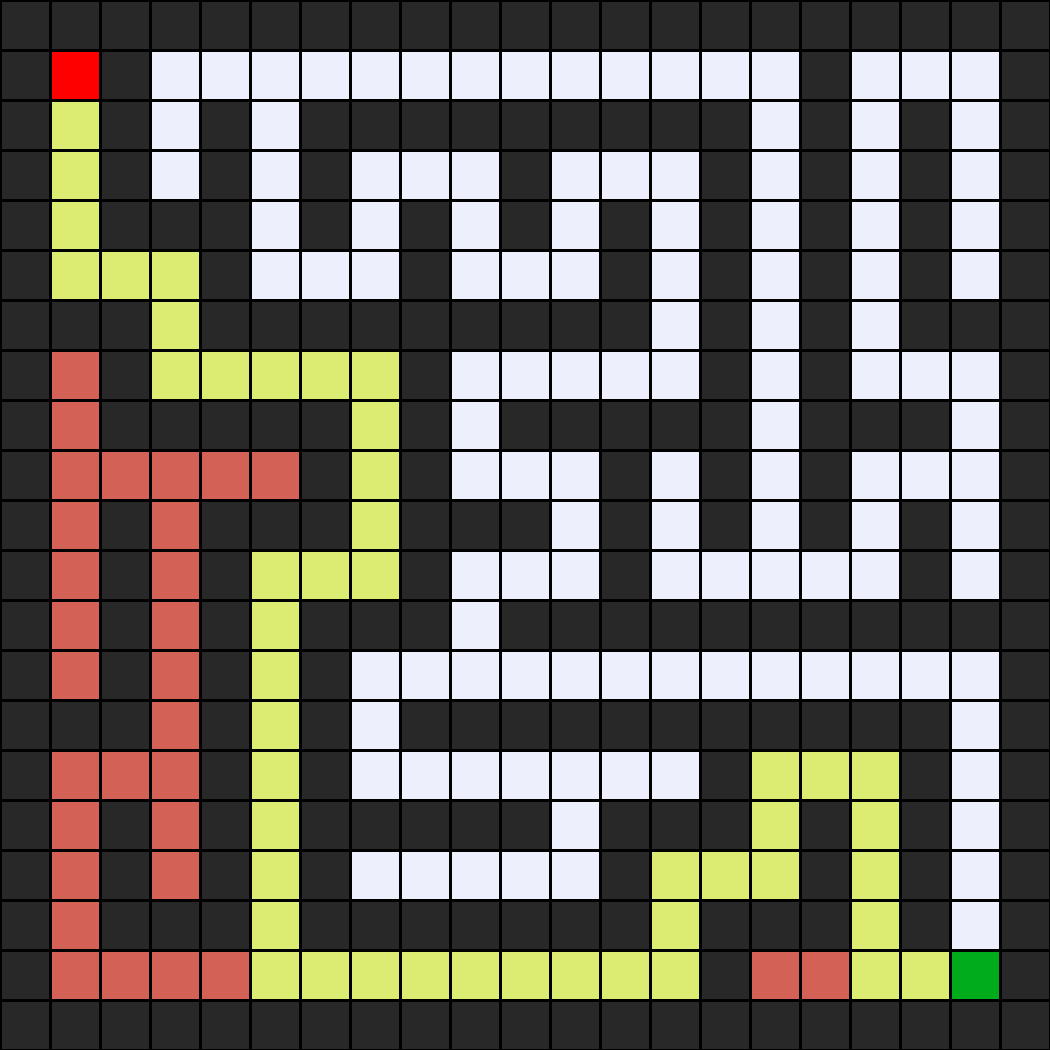

The script that saved this image:
import sys

class Node():
    def __init__(self, state, parent, action):
        self.state = state
        self.parent = parent
        self.action = action


class StackFrontier():
    def __init__(self):
        self.frontier = []

    def add(self, node):
        self.frontier.append(node)

    def contains_state(self, state):
        return any(node.state == state for node in self.frontier)

    def empty(self):
        return len(self.frontier) == 0

    def remove(self):
        if self.empty():
            raise Exception("empty frontier")
        else:
            node = self.frontier[-1]
            self.frontier = self.frontier[:-1]
            return node

class QueueFrontier(StackFrontier):

    def remove(self):
        if self.empty():
            raise Exception("empty frontier")
        else:
            node = self.frontier[0]
            self.frontier = self.frontier[1:]
            return node

class GBFSFrontier(StackFrontier):
    def __init__(self, goal):
        super().__init__()
        self.goal = goal  # نحتاج إحداثيات الهدف لحساب المسافة

    def h(self, state):
        """دالة التقدير (Heuristic): مسافة مانهاتن"""
        # حساب المسافة بين الخلية الحالية والهدف
        return abs(state[0] - self.goal[0]) + abs(state[1] - self.goal[1])

    def remove(self):
        """سحب العقدة الأقرب للهدف"""
        if self.empty():
            raise Exception("empty frontier")
        else:
            # نختار العقدة التي لديها أقل قيمة لـ h (الأقرب للهدف)
            node = min(self.frontier, key=lambda node: self.h(node.state))
            self.frontier.remove(node)
            return node
        
class AStarFrontier(StackFrontier):
    def __init__(self, goal):
        super().__init__()
        self.goal = goal

    def h(self, state):
        # مسافة مانهاتن (نفس دالة الـ Greedy)
        return abs(state[0] - self.goal[0]) + abs(state[1] - self.goal[1])

    def remove(self):
        if self.empty():
            raise Exception("empty frontier")
        else:
            # هنا السحر: نختار العقدة بناءً على مجموع (المسافة المقطوعة + المسافة المتبقية)
            # f(n) = g(n) + h(n)
            node = min(self.frontier, key=lambda node: node.cost + self.h(node.state))
            self.frontier.remove(node)
            return node

class Maze():

    def __init__(self, filename):

        # Read file and set height and width of maze
        with open(filename) as f:
            contents = f.read()

        # Validate start and goal
        if contents.count("A") != 1:
            raise Exception("maze must have exactly one start point")
        if contents.count("B") != 1:
            raise Exception("maze must have exactly one goal")

        # Determine height and width of maze
        contents = contents.splitlines()
        self.height = len(contents)
        self.width = max(len(line) for line in contents)

        # Keep track of walls
        self.walls = []
        for i in range(self.height):
            row = []
            for j in range(self.width):
                try:
                    if contents[i][j] == "A":
                        self.start = (i, j)
                        row.append(False)
                    elif contents[i][j] == "B":
                        self.goal = (i, j)
                        row.append(False)
                    elif contents[i][j] == " ":
                        row.append(False)
                    else:
                        row.append(True)
                except IndexError:
                    row.append(False)
            self.walls.append(row)

        self.solution = None


    def print(self):
        solution = self.solution[1] if self.solution is not None else None
        print()
        for i, row in enumerate(self.walls):
            for j, col in enumerate(row):
                if col:
                    print("█", end="")
                elif (i, j) == self.start:
                    print("A", end="")
                elif (i, j) == self.goal:
                    print("B", end="")
                elif solution is not None and (i, j) in solution:
                    print("*", end="")
                else:
                    print(" ", end="")
            print()
        print()


    def neighbors(self, state):
        row, col = state
        candidates = [
            ("up", (row - 1, col)),
            ("down", (row + 1, col)),
            ("left", (row, col - 1)),
            ("right", (row, col + 1))
        ]

        result = []
        for action, (r, c) in candidates:
            if 0 <= r < self.height and 0 <= c < self.width and not self.walls[r][c]:
                result.append((action, (r, c)))
        return result


    def solve(self):
        """Finds a solution to maze, if one exists."""

        # Keep track of number of states explored
        self.num_explored = 0

        # Initialize frontier to just the starting position
        start = Node(state=self.start, parent=None, action=None)
        #start.cost = 0  #Add cost attribute for A*
        frontier = QueueFrontier()                     #goal = self.goal   # Here To Change the Search Method
        frontier.add(start)

        # Initialize an empty explored set
        self.explored = set()

        # Keep looping until solution found
        while True:

            # If nothing left in frontier, then no path
            if frontier.empty():
                raise Exception("no solution")

            # Choose a node from the frontier
            node = frontier.remove()
            self.num_explored += 1

            # If node is the goal, then we have a solution
            if node.state == self.goal:
                actions = []
                cells = []
                while node.parent is not None:
                    actions.append(node.action)
                    cells.append(node.state)
                    node = node.parent
                actions.reverse()
                cells.reverse()
                self.solution = (actions, cells)
                return

            # Mark node as explored
            self.explored.add(node.state)

            # Add neighbors to frontier
            for action, state in self.neighbors(node.state):
                if not frontier.contains_state(state) and state not in self.explored:
                    child = Node(state=state, parent=node, action=action)
                    #child.cost = node.cost + 1  # تحديث التكلفة للمسار  
                    frontier.add(child)


    def output_image(self, filename, show_solution=True, show_explored=False):
        from PIL import Image, ImageDraw
        cell_size = 50
        cell_border = 2

        # Create a blank canvas
        img = Image.new(
            "RGBA",
            (self.width * cell_size, self.height * cell_size),
            "black"
        )
        draw = ImageDraw.Draw(img)

        solution = self.solution[1] if self.solution is not None else None
        for i, row in enumerate(self.walls):
            for j, col in enumerate(row):

                # Walls
                if col:
                    fill = (40, 40, 40)

                # Start
                elif (i, j) == self.start:
                    fill = (255, 0, 0)

                # Goal
                elif (i, j) == self.goal:
                    fill = (0, 171, 28)

                # Solution
                elif solution is not None and show_solution and (i, j) in solution:
                    fill = (220, 235, 113)

                # Explored
                elif solution is not None and show_explored and (i, j) in self.explored:
                    fill = (212, 97, 85)

                # Empty cell
                else:
                    fill = (237, 240, 252)

                # Draw cell
                draw.rectangle(
                    ([(j * cell_size + cell_border, i * cell_size + cell_border),
                      ((j + 1) * cell_size - cell_border, (i + 1) * cell_size - cell_border)]),
                    fill=fill
                )

        img.save(filename)


if len(sys.argv) != 2:
    sys.exit("Usage: python maze.py maze.txt")

m = Maze(sys.argv[1])
print("Maze:")
m.print()
print("Solving...")
m.solve()
print("States Explored:", m.num_explored)
print("Solution:")
m.print()
m.output_image("maze.png", show_explored=True)
